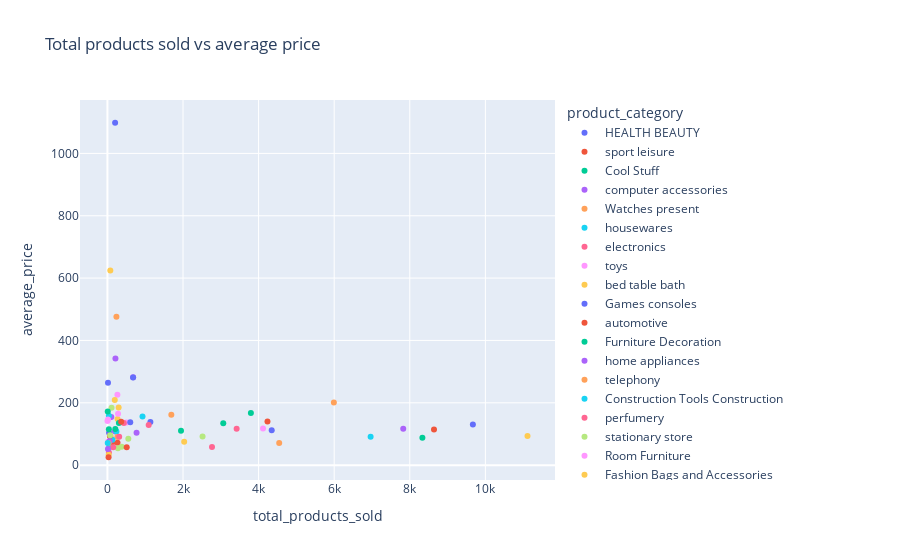

The notebook cell saved with this chart:
### Code cell
px.scatter(df,x="total_products_sold",y="average_price",color="product_category",title="Total products sold vs average price")

### Figure 1 — Plotly figure (JSON) as saved in the notebook; plotly's stock layout.template omitted (floating-point values rounded to 4 significant figures)
{"data": [{"hovertemplate": "product_category=HEALTH BEAUTY<br>total_products_sold=%{x}<br>average_price=%{y}<extra></extra>", "legendgroup": "HEALTH BEAUTY", "marker": {"color": "#636efa", "symbol": "circle"}, "mode": "markers", "name": "HEALTH BEAUTY", "orientation": "v", "showlegend": true, "type": "scatter", "x": [9670], "xaxis": "x", "y": [130.2], "yaxis": "y"}, {"hovertemplate": "product_category=sport leisure<br>total_products_sold=%{x}<br>average_price=%{y}<extra></extra>", "legendgroup": "sport leisure", "marker": {"color": "#EF553B", "symbol": "circle"}, "mode": "markers", "name": "sport leisure", "orientation": "v", "showlegend": true, "type": "scatter", "x": [8641], "xaxis": "x", "y": [114.3], "yaxis": "y"}, {"hovertemplate": "product_category=Cool Stuff<br>total_products_sold=%{x}<br>average_price=%{y}<extra></extra>", "legendgroup": "Cool Stuff", "marker": {"color": "#00cc96", "symbol": "circle"}, "mode": "markers", "name": "Cool Stuff", "orientation": "v", "showlegend": true, "type": "scatter", "x": [3796], "xaxis": "x", "y": [167.4], "yaxis": "y"}, {"hovertemplate": "product_category=computer accessories<br>total_products_sold=%{x}<br>average_price=%{y}<extra></extra>", "legendgroup": "computer accessories", "marker": {"color": "#ab63fa", "symbol": "circle"}, "mode": "markers", "name": "computer accessories", "orientation": "v", "showlegend": true, "type": "scatter", "x": [7827], "xaxis": "x", "y": [116.5], "yaxis": "y"}, {"hovertemplate": "product_category=Watches present<br>total_products_sold=%{x}<br>average_price=%{y}<extra></extra>", "legendgroup": "Watches present", "marker": {"color": "#FFA15A", "symbol": "circle"}, "mode": "markers", "name": "Watches present", "orientation": "v", "showlegend": true, "type": "scatter", "x": [5991], "xaxis": "x", "y": [201.1], "yaxis": "y"}, {"hovertemplate": "product_category=housewares<br>total_products_sold=%{x}<br>average_price=%{y}<extra></extra>", "legendgroup": "housewares", "marker": {"color": "#19d3f3", "symbol": "circle"}, "mode": "markers", "name": "housewares", "orientation": "v", "showlegend": true, "type": "scatter", "x": [6964], "xaxis": "x", "y": [90.79], "yaxis": "y"}, {"hovertemplate": "product_category=electronics<br>total_products_sold=%{x}<br>average_price=%{y}<extra></extra>", "legendgroup": "electronics", "marker": {"color": "#FF6692", "symbol": "circle"}, "mode": "markers", "name": "electronics", "orientation": "v", "showlegend": true, "type": "scatter", "x": [2767], "xaxis": "x", "y": [57.91], "yaxis": "y"}, {"hovertemplate": "product_category=toys<br>total_products_sold=%{x}<br>average_price=%{y}<extra></extra>", "legendgroup": "toys", "marker": {"color": "#FF97FF", "symbol": "circle"}, "mode": "markers", "name": "toys", "orientation": "v", "showlegend": true, "type": "scatter", "x": [4117], "xaxis": "x", "y": [117.5], "yaxis": "y"}, {"hovertemplate": "product_category=bed table bath<br>total_products_sold=%{x}<br>average_price=%{y}<extra></extra>", "legendgroup": "bed table bath", "marker": {"color": "#FECB52", "symbol": "circle"}, "mode": "markers", "name": "bed table bath", "orientation": "v", "showlegend": true, "type": "scatter", "x": [11115], "xaxis": "x", "y": [93.3], "yaxis": "y"}, {"hovertemplate": "product_category=Games consoles<br>total_products_sold=%{x}<br>average_price=%{y}<extra></extra>", "legendgroup": "Games consoles", "marker": {"color": "#636efa", "symbol": "circle"}, "mode": "markers", "name": "Games consoles", "orientation": "v", "showlegend": true, "type": "scatter", "x": [1137], "xaxis": "x", "y": [138.5], "yaxis": "y"}, {"hovertemplate": "product_category=automotive<br>total_products_sold=%{x}<br>average_price=%{y}<extra></extra>", "legendgroup": "automotive", "marker": {"color": "#EF553B", "symbol": "circle"}, "mode": "markers", "name": "automotive", "orientation": "v", "showlegend": true, "type": "scatter", "x": [4235], "xaxis": "x", "y": [140.0], "yaxis": "y"}, {"hovertemplate": "product_category=Furniture Decoration<br>total_products_sold=%{x}<br>average_price=%{y}<extra></extra>", "legendgroup": "Furniture Decoration", "marker": {"color": "#00cc96", "symbol": "circle"}, "mode": "markers", "name": "Furniture Decoration", "orientation": "v", "showlegend": true, "type": "scatter", "x": [8334], "xaxis": "x", "y": [87.56], "yaxis": "y"}, {"hovertemplate": "product_category=home appliances<br>total_products_sold=%{x}<br>average_price=%{y}<extra></extra>", "legendgroup": "home appliances", "marker": {"color": "#ab63fa", "symbol": "circle"}, "mode": "markers", "name": "home appliances", "orientation": "v", "showlegend": true, "type": "scatter", "x": [771], "xaxis": "x", "y": [104.0], "yaxis": "y"}, {"hovertemplate": "product_category=telephony<br>total_products_sold=%{x}<br>average_price=%{y}<extra></extra>", "legendgroup": "telephony", "marker": {"color": "#FFA15A", "symbol": "circle"}, "mode": "markers", "name": "telephony", "orientation": "v", "showlegend": true, "type": "scatter", "x": [4545], "xaxis": "x", "y": [71.21], "yaxis": "y"}, {"hovertemplate": "product_category=Construction Tools Construction<br>total_products_sold=%{x}<br>average_price=%{y}<extra></extra>", "legendgroup": "Construction Tools Construction", "marker": {"color": "#19d3f3", "symbol": "circle"}, "mode": "markers", "name": "Construction Tools Construction", "orientation": "v", "showlegend": true, "type": "scatter", "x": [929], "xaxis": "x", "y": [155.7], "yaxis": "y"}, {"hovertemplate": "product_category=perfumery<br>total_products_sold=%{x}<br>average_price=%{y}<extra></extra>", "legendgroup": "perfumery", "marker": {"color": "#FF6692", "symbol": "circle"}, "mode": "markers", "name": "perfumery", "orientation": "v", "showlegend": true, "type": "scatter", "x": [3419], "xaxis": "x", "y": [116.7], "yaxis": "y"}, {"hovertemplate": "product_category=stationary store<br>total_products_sold=%{x}<br>average_price=%{y}<extra></extra>", "legendgroup": "stationary store", "marker": {"color": "#B6E880", "symbol": "circle"}, "mode": "markers", "name": "stationary store", "orientation": "v", "showlegend": true, "type": "scatter", "x": [2517], "xaxis": "x", "y": [91.75], "yaxis": "y"}, {"hovertemplate": "product_category=Room Furniture<br>total_products_sold=%{x}<br>average_price=%{y}<extra></extra>", "legendgroup": "Room Furniture", "marker": {"color": "#FF97FF", "symbol": "circle"}, "mode": "markers", "name": "Room Furniture", "orientation": "v", "showlegend": true, "type": "scatter", "x": [503], "xaxis": "x", "y": [137.0], "yaxis": "y"}, {"hovertemplate": "product_category=Fashion Bags and Accessories<br>total_products_sold=%{x}<br>average_price=%{y}<extra></extra>", "legendgroup": "Fashion Bags and Accessories", "marker": {"color": "#FECB52", "symbol": "circle"}, "mode": "markers", "name": "Fashion Bags and Accessories", "orientation": "v", "showlegend": true, "type": "scatter", "x": [2031], "xaxis": "x", "y": [75.25], "yaxis": "y"}, {"hovertemplate": "product_category=Garden tools<br>total_products_sold=%{x}<br>average_price=%{y}<extra></extra>", "legendgroup": "Garden tools", "marker": {"color": "#636efa", "symbol": "circle"}, "mode": "markers", "name": "Garden tools", "orientation": "v", "showlegend": true, "type": "scatter", "x": [4347], "xaxis": "x", "y": [111.6], "yaxis": "y"}, {"hovertemplate": "product_category=Fashion Underwear and Beach Fashion<br>total_products_sold=%{x}<br>average_price=%{y}<extra></extra>", "legendgroup": "Fashion Underwear and Beach Fashion", "marker": {"color": "#EF553B", "symbol": "circle"}, "mode": "markers", "name": "Fashion Underwear and Beach Fashion", "orientation": "v", "showlegend": true, "type": "scatter", "x": [131], "xaxis": "x", "y": [72.84], "yaxis": "y"}, {"hovertemplate": "product_category=pet Shop<br>total_products_sold=%{x}<br>average_price=%{y}<extra></extra>", "legendgroup": "pet Shop", "marker": {"color": "#00cc96", "symbol": "circle"}, "mode": "markers", "name": "pet Shop", "orientation": "v", "showlegend": true, "type": "scatter", "x": [1947], "xaxis": "x", "y": [110.1], "yaxis": "y"}, {"hovertemplate": "product_category=SIGNALIZATION AND SAFETY<br>total_products_sold=%{x}<br>average_price=%{y}<extra></extra>", "legendgroup": "SIGNALIZATION AND SAFETY", "marker": {"color": "#ab63fa", "symbol": "circle"}, "mode": "markers", "name": "SIGNALIZATION AND SAFETY", "orientation": "v", "showlegend": true, "type": "scatter", "x": [199], "xaxis": "x", "y": [108.1], "yaxis": "y"}, {"hovertemplate": "product_category=ELECTRICES 2<br>total_products_sold=%{x}<br>average_price=%{y}<extra></extra>", "legendgroup": "ELECTRICES 2", "marker": {"color": "#FFA15A", "symbol": "circle"}, "mode": "markers", "name": "ELECTRICES 2", "orientation": "v", "showlegend": true, "type": "scatter", "x": [238], "xaxis": "x", "y": [476.1], "yaxis": "y"}, {"hovertemplate": "product_category=Fashion Women's Clothing<br>total_products_sold=%{x}<br>average_price=%{y}<extra></extra>", "legendgroup": "Fashion Women's Clothing", "marker": {"color": "#19d3f3", "symbol": "circle"}, "mode": "markers", "name": "Fashion Women's Clothing", "orientation": "v", "showlegend": true, "type": "scatter", "x": [48], "xaxis": "x", "y": [58.41], "yaxis": "y"}, {"hovertemplate": "product_category=Bags Accessories<br>total_products_sold=%{x}<br>average_price=%{y}<extra></extra>", "legendgroup": "Bags Accessories", "marker": {"color": "#FF6692", "symbol": "circle"}, "mode": "markers", "name": "Bags Accessories", "orientation": "v", "showlegend": true, "type": "scatter", "x": [1092], "xaxis": "x", "y": [128.6], "yaxis": "y"}, {"hovertemplate": "product_category=General Interest Books<br>total_products_sold=%{x}<br>average_price=%{y}<extra></extra>", "legendgroup": "General Interest Books", "marker": {"color": "#B6E880", "symbol": "circle"}, "mode": "markers", "name": "General Interest Books", "orientation": "v", "showlegend": true, "type": "scatter", "x": [553], "xaxis": "x", "y": [84.73], "yaxis": "y"}, {"hovertemplate": "product_category=fixed telephony<br>total_products_sold=%{x}<br>average_price=%{y}<extra></extra>", "legendgroup": "fixed telephony", "marker": {"color": "#FF97FF", "symbol": "circle"}, "mode": "markers", "name": "fixed telephony", "orientation": "v", "showlegend": true, "type": "scatter", "x": [264], "xaxis": "x", "y": [225.7], "yaxis": "y"}, {"hovertemplate": "product_category=HOUSE PASTALS OVEN AND CAFE<br>total_products_sold=%{x}<br>average_price=%{y}<extra></extra>", "legendgroup": "HOUSE PASTALS OVEN AND CAFE", "marker": {"color": "#FECB52", "symbol": "circle"}, "mode": "markers", "name": "HOUSE PASTALS OVEN AND CAFE", "orientation": "v", "showlegend": true, "type": "scatter", "x": [76], "xaxis": "x", "y": [624.3], "yaxis": "y"}, {"hovertemplate": "product_category=PCs<br>total_products_sold=%{x}<br>average_price=%{y}<extra></extra>", "legendgroup": "PCs", "marker": {"color": "#636efa", "symbol": "circle"}, "mode": "markers", "name": "PCs", "orientation": "v", "showlegend": true, "type": "scatter", "x": [203], "xaxis": "x", "y": [1098.0], "yaxis": "y"}, {"hovertemplate": "product_category=technical books<br>total_products_sold=%{x}<br>average_price=%{y}<extra></extra>", "legendgroup": "technical books", "marker": {"color": "#EF553B", "symbol": "circle"}, "mode": "markers", "name": "technical books", "orientation": "v", "showlegend": true, "type": "scatter", "x": [267], "xaxis": "x", "y": [71.52], "yaxis": "y"}, {"hovertemplate": "product_category=babies<br>total_products_sold=%{x}<br>average_price=%{y}<extra></extra>", "legendgroup": "babies", "marker": {"color": "#00cc96", "symbol": "circle"}, "mode": "markers", "name": "babies", "orientation": "v", "showlegend": true, "type": "scatter", "x": [3065], "xaxis": "x", "y": [134.3], "yaxis": "y"}, {"hovertemplate": "product_category=musical instruments<br>total_products_sold=%{x}<br>average_price=%{y}<extra></extra>", "legendgroup": "musical instruments", "marker": {"color": "#ab63fa", "symbol": "circle"}, "mode": "markers", "name": "musical instruments", "orientation": "v", "showlegend": true, "type": "scatter", "x": [680], "xaxis": "x", "y": [281.6], "yaxis": "y"}, {"hovertemplate": "product_category=Furniture office<br>total_products_sold=%{x}<br>average_price=%{y}<extra></extra>", "legendgroup": "Furniture office", "marker": {"color": "#FFA15A", "symbol": "circle"}, "mode": "markers", "name": "Furniture office", "orientation": "v", "showlegend": true, "type": "scatter", "x": [1691], "xaxis": "x", "y": [162.0], "yaxis": "y"}, {"hovertemplate": "product_category=Construction Tools Garden<br>total_products_sold=%{x}<br>average_price=%{y}<extra></extra>", "legendgroup": "Construction Tools Garden", "marker": {"color": "#19d3f3", "symbol": "circle"}, "mode": "markers", "name": "Construction Tools Garden", "orientation": "v", "showlegend": true, "type": "scatter", "x": [238], "xaxis": "x", "y": [108.0], "yaxis": "y"}, {"hovertemplate": "product_category=House comfort<br>total_products_sold=%{x}<br>average_price=%{y}<extra></extra>", "legendgroup": "House comfort", "marker": {"color": "#FF6692", "symbol": "circle"}, "mode": "markers", "name": "House comfort", "orientation": "v", "showlegend": true, "type": "scatter", "x": [434], "xaxis": "x", "y": [135.0], "yaxis": "y"}, {"hovertemplate": "product_category=drinks<br>total_products_sold=%{x}<br>average_price=%{y}<extra></extra>", "legendgroup": "drinks", "marker": {"color": "#B6E880", "symbol": "circle"}, "mode": "markers", "name": "drinks", "orientation": "v", "showlegend": true, "type": "scatter", "x": [379], "xaxis": "x", "y": [59.18], "yaxis": "y"}, {"hovertemplate": "product_category=Arts and Crafts<br>total_products_sold=%{x}<br>average_price=%{y}<extra></extra>", "legendgroup": "Arts and Crafts", "marker": {"color": "#FF97FF", "symbol": "circle"}, "mode": "markers", "name": "Arts and Crafts", "orientation": "v", "showlegend": true, "type": "scatter", "x": [24], "xaxis": "x", "y": [75.58], "yaxis": "y"}, {"hovertemplate": "product_category=Industry Commerce and Business<br>total_products_sold=%{x}<br>average_price=%{y}<extra></extra>", "legendgroup": "Industry Commerce and Business", "marker": {"color": "#FECB52", "symbol": "circle"}, "mode": "markers", "name": "Industry Commerce and Business", "orientation": "v", "showlegend": true, "type": "scatter", "x": [268], "xaxis": "x", "y": [148.0], "yaxis": "y"}, {"hovertemplate": "product_category=Casa Construcao<br>total_products_sold=%{x}<br>average_price=%{y}<extra></extra>", "legendgroup": "Casa Construcao", "marker": {"color": "#636efa", "symbol": "circle"}, "mode": "markers", "name": "Casa Construcao", "orientation": "v", "showlegend": true, "type": "scatter", "x": [604], "xaxis": "x", "y": [137.6], "yaxis": "y"}, {"hovertemplate": "product_category=foods<br>total_products_sold=%{x}<br>average_price=%{y}<extra></extra>", "legendgroup": "foods", "marker": {"color": "#EF553B", "symbol": "circle"}, "mode": "markers", "name": "foods", "orientation": "v", "showlegend": true, "type": "scatter", "x": [510], "xaxis": "x", "y": [57.63], "yaxis": "y"}, {"hovertemplate": "product_category=Construction Tools Illumination<br>total_products_sold=%{x}<br>average_price=%{y}<extra></extra>", "legendgroup": "Construction Tools Illumination", "marker": {"color": "#00cc96", "symbol": "circle"}, "mode": "markers", "name": "Construction Tools Illumination", "orientation": "v", "showlegend": true, "type": "scatter", "x": [304], "xaxis": "x", "y": [135.1], "yaxis": "y"}, {"hovertemplate": "product_category=Construction Tools Tools<br>total_products_sold=%{x}<br>average_price=%{y}<extra></extra>", "legendgroup": "Construction Tools Tools", "marker": {"color": "#ab63fa", "symbol": "circle"}, "mode": "markers", "name": "Construction Tools Tools", "orientation": "v", "showlegend": true, "type": "scatter", "x": [103], "xaxis": "x", "y": [154.4], "yaxis": "y"}, {"hovertemplate": "product_category=Fashion Calcados<br>total_products_sold=%{x}<br>average_price=%{y}<extra></extra>", "legendgroup": "Fashion Calcados", "marker": {"color": "#FFA15A", "symbol": "circle"}, "mode": "markers", "name": "Fashion Calcados", "orientation": "v", "showlegend": true, "type": "scatter", "x": [262], "xaxis": "x", "y": [89.93], "yaxis": "y"}, {"hovertemplate": "product_category=song<br>total_products_sold=%{x}<br>average_price=%{y}<extra></extra>", "legendgroup": "song", "marker": {"color": "#19d3f3", "symbol": "circle"}, "mode": "markers", "name": "song", "orientation": "v", "showlegend": true, "type": "scatter", "x": [38], "xaxis": "x", "y": [158.8], "yaxis": "y"}, {"hovertemplate": "product_category=Market Place<br>total_products_sold=%{x}<br>average_price=%{y}<extra></extra>", "legendgroup": "Market Place", "marker": {"color": "#FF6692", "symbol": "circle"}, "mode": "markers", "name": "Market Place", "orientation": "v", "showlegend": true, "type": "scatter", "x": [311], "xaxis": "x", "y": [91.25], "yaxis": "y"}, {"hovertemplate": "product_category=Drink foods<br>total_products_sold=%{x}<br>average_price=%{y}<extra></extra>", "legendgroup": "Drink foods", "marker": {"color": "#B6E880", "symbol": "circle"}, "mode": "markers", "name": "Drink foods", "orientation": "v", "showlegend": true, "type": "scatter", "x": [278], "xaxis": "x", "y": [54.6], "yaxis": "y"}, {"hovertemplate": "product_category=Furniture Kitchen Service Area Dinner and Garden<br>total_products_sold=%{x}<br>average_price=%{y}<extra></extra>", "legendgroup": "Furniture Kitchen Service Area Dinner and Garden", "marker": {"color": "#FF97FF", "symbol": "circle"}, "mode": "markers", "name": "Furniture Kitchen Service Area Dinner and Garden", "orientation": "v", "showlegend": true, "type": "scatter", "x": [281], "xaxis": "x", "y": [164.9], "yaxis": "y"}, {"hovertemplate": "product_category=climatization<br>total_products_sold=%{x}<br>average_price=%{y}<extra></extra>", "legendgroup": "climatization", "marker": {"color": "#FECB52", "symbol": "circle"}, "mode": "markers", "name": "climatization", "orientation": "v", "showlegend": true, "type": "scatter", "x": [297], "xaxis": "x", "y": [185.3], "yaxis": "y"}, {"hovertemplate": "product_category=electrostile<br>total_products_sold=%{x}<br>average_price=%{y}<extra></extra>", "legendgroup": "electrostile", "marker": {"color": "#636efa", "symbol": "circle"}, "mode": "markers", "name": "electrostile", "orientation": "v", "showlegend": true, "type": "scatter", "x": [679], "xaxis": "x", "y": [280.8], "yaxis": "y"}, {"hovertemplate": "product_category=audio<br>total_products_sold=%{x}<br>average_price=%{y}<extra></extra>", "legendgroup": "audio", "marker": {"color": "#EF553B", "symbol": "circle"}, "mode": "markers", "name": "audio", "orientation": "v", "showlegend": true, "type": "scatter", "x": [364], "xaxis": "x", "y": [139.2], "yaxis": "y"}, {"hovertemplate": "product_category=Art<br>total_products_sold=%{x}<br>average_price=%{y}<extra></extra>", "legendgroup": "Art", "marker": {"color": "#00cc96", "symbol": "circle"}, "mode": "markers", "name": "Art", "orientation": "v", "showlegend": true, "type": "scatter", "x": [209], "xaxis": "x", "y": [115.8], "yaxis": "y"}, {"hovertemplate": "product_category=Agro Industria e Comercio<br>total_products_sold=%{x}<br>average_price=%{y}<extra></extra>", "legendgroup": "Agro Industria e Comercio", "marker": {"color": "#ab63fa", "symbol": "circle"}, "mode": "markers", "name": "Agro Industria e Comercio", "orientation": "v", "showlegend": true, "type": "scatter", "x": [212], "xaxis": "x", "y": [342.1], "yaxis": "y"}, {"hovertemplate": "product_category=IMAGE IMPORT TABLETS<br>total_products_sold=%{x}<br>average_price=%{y}<extra></extra>", "legendgroup": "IMAGE IMPORT TABLETS", "marker": {"color": "#FFA15A", "symbol": "circle"}, "mode": "markers", "name": "IMAGE IMPORT TABLETS", "orientation": "v", "showlegend": true, "type": "scatter", "x": [83], "xaxis": "x", "y": [90.7], "yaxis": "y"}, {"hovertemplate": "product_category=Fashion Men's Clothing<br>total_products_sold=%{x}<br>average_price=%{y}<extra></extra>", "legendgroup": "Fashion Men's Clothing", "marker": {"color": "#19d3f3", "symbol": "circle"}, "mode": "markers", "name": "Fashion Men's Clothing", "orientation": "v", "showlegend": true, "type": "scatter", "x": [132], "xaxis": "x", "y": [81.8], "yaxis": "y"}, {"hovertemplate": "product_category=Christmas articles<br>total_products_sold=%{x}<br>average_price=%{y}<extra></extra>", "legendgroup": "Christmas articles", "marker": {"color": "#FF6692", "symbol": "circle"}, "mode": "markers", "name": "Christmas articles", "orientation": "v", "showlegend": true, "type": "scatter", "x": [153], "xaxis": "x", "y": [57.52], "yaxis": "y"}, {"hovertemplate": "product_category=Furniture<br>total_products_sold=%{x}<br>average_price=%{y}<extra></extra>", "legendgroup": "Furniture", "marker": {"color": "#B6E880", "symbol": "circle"}, "mode": "markers", "name": "Furniture", "orientation": "v", "showlegend": true, "type": "scatter", "x": [109], "xaxis": "x", "y": [183.8], "yaxis": "y"}, {"hovertemplate": "product_category=La Cuisine<br>total_products_sold=%{x}<br>average_price=%{y}<extra></extra>", "legendgroup": "La Cuisine", "marker": {"color": "#FF97FF", "symbol": "circle"}, "mode": "markers", "name": "La Cuisine", "orientation": "v", "showlegend": true, "type": "scatter", "x": [14], "xaxis": "x", "y": [146.8], "yaxis": "y"}, {"hovertemplate": "product_category=CONSTRUCTION SECURITY TOOLS<br>total_products_sold=%{x}<br>average_price=%{y}<extra></extra>", "legendgroup": "CONSTRUCTION SECURITY TOOLS", "marker": {"color": "#FECB52", "symbol": "circle"}, "mode": "markers", "name": "CONSTRUCTION SECURITY TOOLS", "orientation": "v", "showlegend": true, "type": "scatter", "x": [194], "xaxis": "x", "y": [209.0], "yaxis": "y"}, {"hovertemplate": "product_category=party articles<br>total_products_sold=%{x}<br>average_price=%{y}<extra></extra>", "legendgroup": "party articles", "marker": {"color": "#636efa", "symbol": "circle"}, "mode": "markers", "name": "party articles", "orientation": "v", "showlegend": true, "type": "scatter", "x": [43], "xaxis": "x", "y": [104.3], "yaxis": "y"}, {"hovertemplate": "product_category=Blu Ray DVDs<br>total_products_sold=%{x}<br>average_price=%{y}<extra></extra>", "legendgroup": "Blu Ray DVDs", "marker": {"color": "#EF553B", "symbol": "circle"}, "mode": "markers", "name": "Blu Ray DVDs", "orientation": "v", "showlegend": true, "type": "scatter", "x": [64], "xaxis": "x", "y": [93.74], "yaxis": "y"}, {"hovertemplate": "product_category=PC Gamer<br>total_products_sold=%{x}<br>average_price=%{y}<extra></extra>", "legendgroup": "PC Gamer", "marker": {"color": "#00cc96", "symbol": "circle"}, "mode": "markers", "name": "PC Gamer", "orientation": "v", "showlegend": true, "type": "scatter", "x": [9], "xaxis": "x", "y": [171.8], "yaxis": "y"}, {"hovertemplate": "product_category=Imported books<br>total_products_sold=%{x}<br>average_price=%{y}<extra></extra>", "legendgroup": "Imported books", "marker": {"color": "#ab63fa", "symbol": "circle"}, "mode": "markers", "name": "Imported books", "orientation": "v", "showlegend": true, "type": "scatter", "x": [60], "xaxis": "x", "y": [77.33], "yaxis": "y"}, {"hovertemplate": "product_category=Fashion Sport<br>total_products_sold=%{x}<br>average_price=%{y}<extra></extra>", "legendgroup": "Fashion Sport", "marker": {"color": "#FFA15A", "symbol": "circle"}, "mode": "markers", "name": "Fashion Sport", "orientation": "v", "showlegend": true, "type": "scatter", "x": [30], "xaxis": "x", "y": [70.65], "yaxis": "y"}, {"hovertemplate": "product_category=Fashion Children's Clothing<br>total_products_sold=%{x}<br>average_price=%{y}<extra></extra>", "legendgroup": "Fashion Children's Clothing", "marker": {"color": "#19d3f3", "symbol": "circle"}, "mode": "markers", "name": "Fashion Children's Clothing", "orientation": "v", "showlegend": true, "type": "scatter", "x": [8], "xaxis": "x", "y": [71.23], "yaxis": "y"}, {"hovertemplate": "product_category=Hygiene diapers<br>total_products_sold=%{x}<br>average_price=%{y}<extra></extra>", "legendgroup": "Hygiene diapers", "marker": {"color": "#FF6692", "symbol": "circle"}, "mode": "markers", "name": "Hygiene diapers", "orientation": "v", "showlegend": true, "type": "scatter", "x": [39], "xaxis": "x", "y": [40.19], "yaxis": "y"}, {"hovertemplate": "product_category=cine photo<br>total_products_sold=%{x}<br>average_price=%{y}<extra></extra>", "legendgroup": "cine photo", "marker": {"color": "#B6E880", "symbol": "circle"}, "mode": "markers", "name": "cine photo", "orientation": "v", "showlegend": true, "type": "scatter", "x": [72], "xaxis": "x", "y": [96.3], "yaxis": "y"}, {"hovertemplate": "product_category=insurance and services<br>total_products_sold=%{x}<br>average_price=%{y}<extra></extra>", "legendgroup": "insurance and services", "marker": {"color": "#FF97FF", "symbol": "circle"}, "mode": "markers", "name": "insurance and services", "orientation": "v", "showlegend": true, "type": "scatter", "x": [2], "xaxis": "x", "y": [141.6], "yaxis": "y"}, {"hovertemplate": "product_category=flowers<br>total_products_sold=%{x}<br>average_price=%{y}<extra></extra>", "legendgroup": "flowers", "marker": {"color": "#FECB52", "symbol": "circle"}, "mode": "markers", "name": "flowers", "orientation": "v", "showlegend": true, "type": "scatter", "x": [33], "xaxis": "x", "y": [33.64], "yaxis": "y"}, {"hovertemplate": "product_category=Kitchen portable and food coach<br>total_products_sold=%{x}<br>average_price=%{y}<extra></extra>", "legendgroup": "Kitchen portable and food coach", "marker": {"color": "#636efa", "symbol": "circle"}, "mode": "markers", "name": "Kitchen portable and food coach", "orientation": "v", "showlegend": true, "type": "scatter", "x": [15], "xaxis": "x", "y": [264.6], "yaxis": "y"}, {"hovertemplate": "product_category=House Comfort 2<br>total_products_sold=%{x}<br>average_price=%{y}<extra></extra>", "legendgroup": "House Comfort 2", "marker": {"color": "#EF553B", "symbol": "circle"}, "mode": "markers", "name": "House Comfort 2", "orientation": "v", "showlegend": true, "type": "scatter", "x": [30], "xaxis": "x", "y": [25.34], "yaxis": "y"}, {"hovertemplate": "product_category=CITTE AND UPHACK FURNITURE<br>total_products_sold=%{x}<br>average_price=%{y}<extra></extra>", "legendgroup": "CITTE AND UPHACK FURNITURE", "marker": {"color": "#00cc96", "symbol": "circle"}, "mode": "markers", "name": "CITTE AND UPHACK FURNITURE", "orientation": "v", "showlegend": true, "type": "scatter", "x": [38], "xaxis": "x", "y": [115.0], "yaxis": "y"}, {"hovertemplate": "product_category=cds music dvds<br>total_products_sold=%{x}<br>average_price=%{y}<extra></extra>", "legendgroup": "cds music dvds", "marker": {"color": "#ab63fa", "symbol": "circle"}, "mode": "markers", "name": "cds music dvds", "orientation": "v", "showlegend": true, "type": "scatter", "x": [14], "xaxis": "x", "y": [52.14], "yaxis": "y"}], "layout": {"legend": {"title": {"text": "product_category"}, "tracegroupgap": 0}, "title": {"text": "Total products sold vs average price"}, "xaxis": {"anchor": "y", "domain": [0, 1], "title": {"text": "total_products_sold"}}, "yaxis": {"anchor": "x", "domain": [0, 1], "title": {"text": "average_price"}}}}
